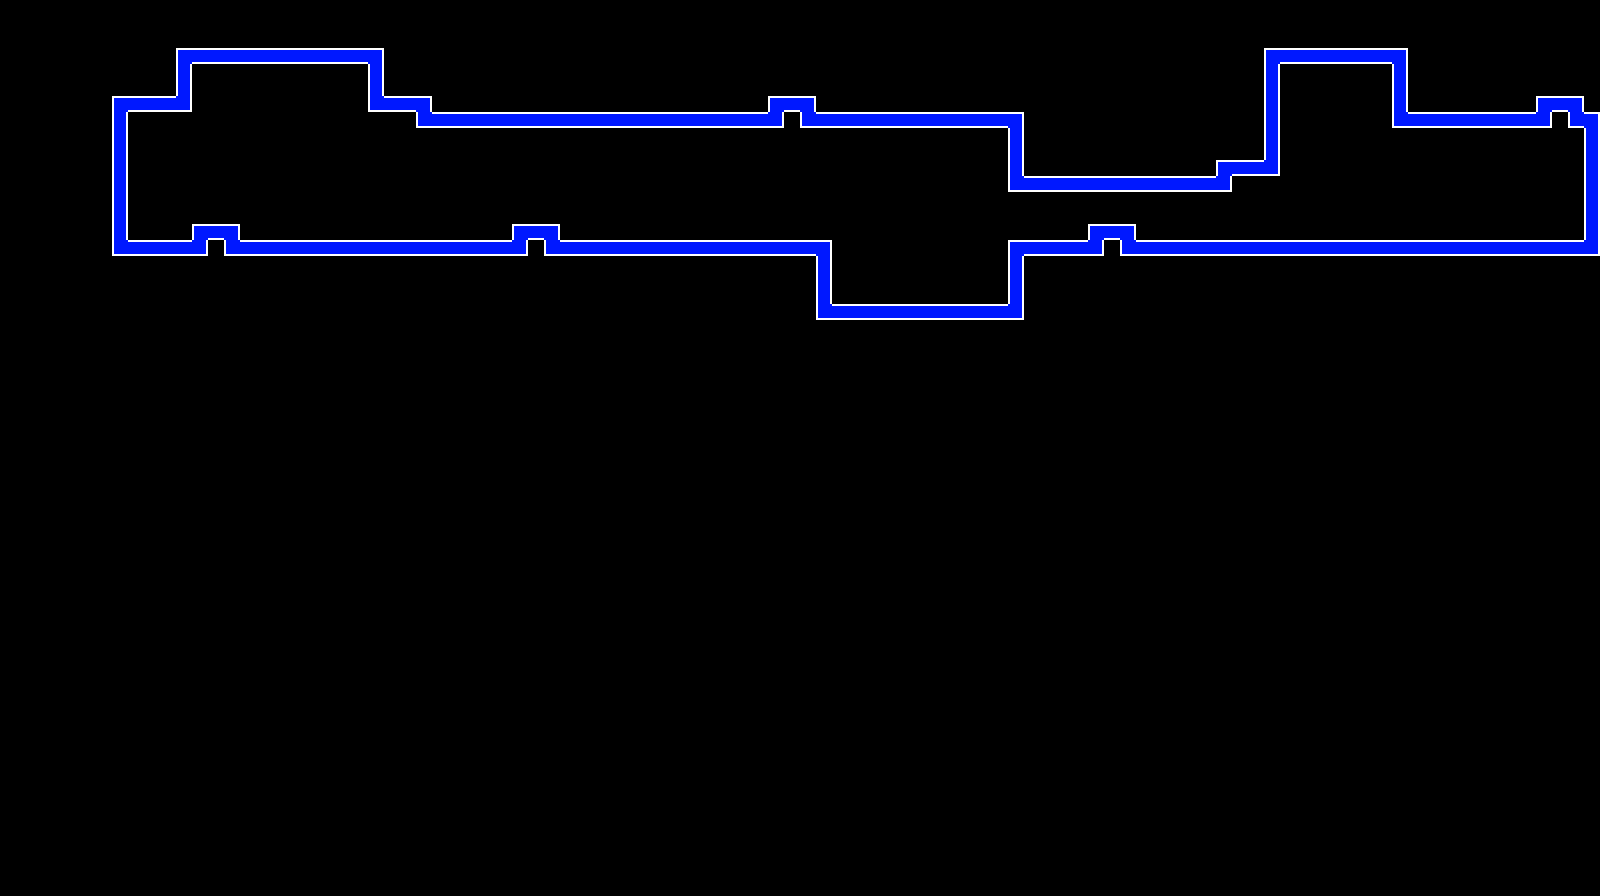

Rendered tile map (Tiled .tmx) drawn with the repository's tilesets; below, a short description and the map source with its tile grids summarised:
An orthogonal 100x56 tile map with 16x16 px tiles, 1 tile layer (Tile Layer 1).

<map version="1.10" tiledversion="1.10.2" orientation="orthogonal" renderorder="right-down" width="100" height="56" tilewidth="16" tileheight="16" infinite="0" nextlayerid="2" nextobjectid="1">
 <tileset firstgid="1" source="Colours.tsx" />
 <layer id="1" name="Tile Layer 1" width="100" height="56">
  <data>[5600 cells, 242 non-empty, 6 distinct tile ids]</data>
 </layer>
</map>
